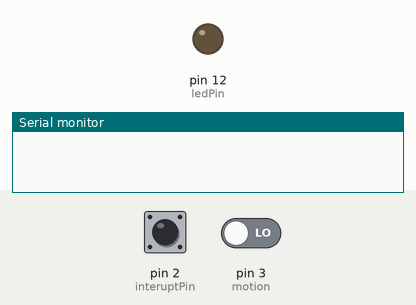
Simulated run of this sketch. Board: Arduino Uno, built with avr-gcc and run on an emulated ATmega328P. On the bench: output pins drawn as LEDs (lit = HIGH), the last lines printed to the serial monitor. Inputs (shaded band) come from the test bench; at power-on: pin 2 (interuptPin) LOW, pin 3 (motion) LOW.

Above: at 1.2 s.
1.3 s: pin 2 (interuptPin) pulled HIGH for 0.15 s
At 1.37 s:
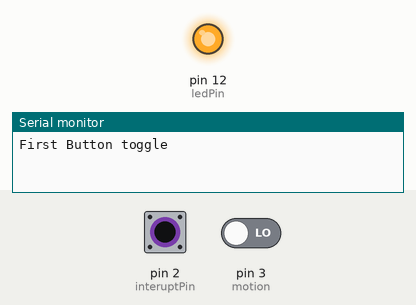
2.9 s: pin 3 (motion) driven HIGH
At 3.2 s:
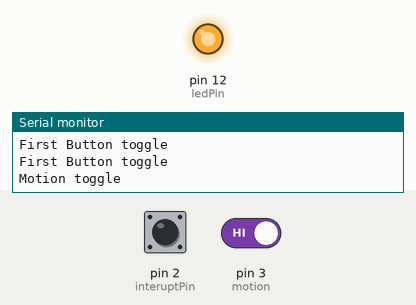
4.4 s: pin 3 (motion) driven LOW
At 5.6 s:
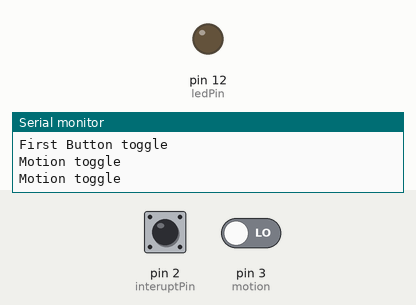
5.9 s: pin 2 (interuptPin) pulled HIGH for 3.2 s
At 6.7 s:
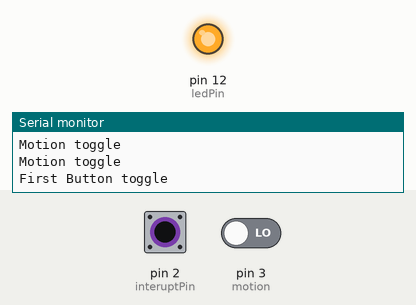
Timing chart, 0 to 10.6 s (numbered marks = the images above; inputs shaded):
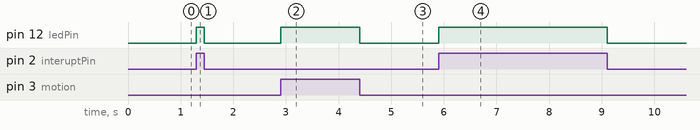

Measured:
- after the input at 1.3 s, pin 12 (ledPin): LOW → HIGH at once, → LOW 0.15 s later
- after the input at 2.9 s, pin 12 (ledPin): LOW → HIGH at once
- after the input at 4.4 s, pin 12 (ledPin): HIGH → LOW at once
- after the input at 5.9 s, pin 12 (ledPin): LOW → HIGH at once, → LOW 3.2 s later

The sketch:

Task1.3C.ino
```cpp
const int interuptPin = 2; // Pin of interupt device.
const int ledPin = 12; // led pin for non-timer interrupts
const int motion = 3;

volatile int interuptState = 0; // current state of the interupt.

void setup() {
  Serial.begin(9600);

  // led output pin init.
  pinMode(ledPin, OUTPUT); // Output led (not onboard)
  // Set motion sensor pin to 3
  pinMode(motion, INPUT);
  // First button pin init (pin 2)
  pinMode(interuptPin, INPUT);

  // Attaching interupt to the Button and motion Sensors.
  attachInterrupt(digitalPinToInterrupt(interuptPin), switchLed, CHANGE);
  attachInterrupt(digitalPinToInterrupt(motion), motionLed, CHANGE);
}

void loop() {
  // We are running outside the execution loop, so no code is needed here
}

// Function to change the led output (first button).
void switchLed() {
  Serial.print("First Button toggle\n");
  interuptState = digitalRead(interuptPin);

  digitalWrite(ledPin, interuptState);
}

// Function to change the led output (Motion Sensor)
void motionLed() {
  Serial.print("Motion toggle\n");
  interuptState = digitalRead(motion);

  digitalWrite(ledPin, interuptState);
}
```
